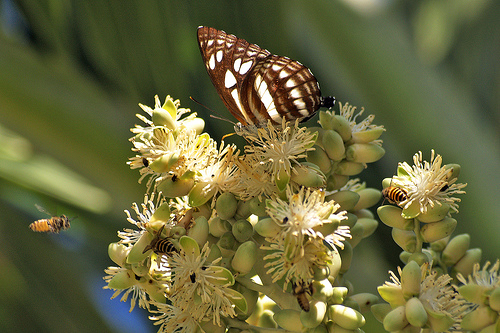
#> input picture study/temp/images/test.jpg, 500 x 333 px
$ python demo.py
#> lines starting #> are read from the running program, lines starting #| are printed output that depends on the picture
from PIL import Image, ImageFilter
im = Image.open('../temp/images/test.jpg')
#> im is the input picture: PIL image 500x333 RGB; mean R, G, B 103.2, 102, 58.7
#im.show()

print(im)
#| <PIL.JpegImagePlugin.JpegImageFile image mode=RGB size=500x333 at 0x7F642C472AD0>
#<PIL.JpegImagePlugin.JpegImageFile image mode=RGB size=500x333 at 0x279B55D2F10>
print(im.width, im.height, im.size) #500 333 RGB (500, 333)
#| 500 333 (500, 333)
print("图像模式信息:",im.mode)
#| 图像模式信息: RGB
print('图片格式', im.format) #JPEG
#| 图片格式 JPEG
print("图像是否为只读:",im.readonly)
#| 图像是否为只读: 0

## 包括了每英寸像素点大小和截图软件信息
print("图像信息：", im.info) #图像信息： {'jfif': 257, 'jfif_version': (1, 1), 'dpi': (100, 100), 'jfif_unit': 1, 'jfif_density': (100, 100)}
#| 图像信息： {'jfif': 257, 'jfif_version': (1, 1), 'dpi': (100, 100), 'jfif_unit': 1, 'jfif_density': (100, 100)}

#返回为 0 或者 1，分别对应着是和否
print("图像是否为只读:",im.readonly)
#| 图像是否为只读: 0


new_img = Image.new('RGB', (300, 300),"red")
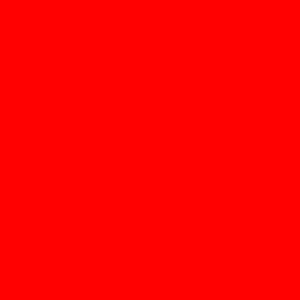
#> new_img: PIL image 300x300 RGB; mean R, G, B 255, 0, 0
#new_img.show()

"""
save() 方法用于保存图像，当不指定文件格式时，它会以默认的图片格式来存储；如果指定图片格式，则会以指定的格式存储图片。save() 的语法格式如下：
Image.save(fp, format=None)
参数说明如下：
    fp：图片的存储路径，包含图片的名称，字符串格式；
    format：可选参数，可以指定图片的格式。
"""
new_img.save('./test.png')

"""
convert()+save()

并非所有的图片格式都可以用 save() 方法转换完成，比如将 PNG 格式的图片保存为 JPG 格式，如果直接使用 save() 方法就会出现以下错误：
引发错误的原因是由于 PNG 和 JPG 图像模式不一致导致的。
PNG 是四通道 RGBA 模式，即红色、绿色、蓝色、Alpha 透明色；
JPG 是三通道 RGB 模式。

因此要想实现图片格式的转换，就要将 PNG 转变为三通道 RGB 模式。

convert(mode,parms**)
    mode：指的是要转换成的图像模式；
    params：其他可选参数
"""

test_img = Image.open('./test.png')
c_img = test_img.convert('RGB')
c_img.save('./hello.jpg')

""""
图像缩放操作
resize(size, resample=image.BICUBIC, box=None, reducing_gap=None)

参数说明：
size：元组参数 (width,height)，图片缩放后的尺寸；
resample：可选参数，指图像重采样滤波器，与 thumbnail() 的 resample 参数类似，默认为 Image.BICUBIC；
box：对指定图片区域进行缩放，box 的参数值是长度为 4 的像素坐标元组，即 (左,上,右,下)。注意，被指定的区域必须在原图的范围内，如果超出范围就会报错。当不传该参数时，默认对整个原图进行缩放；
reducing_gap：可选参数，浮点参数值，用于优化图片的缩放效果，常用参数值有 3.0 和 5.0。
"""

try:
    new_c_img = c_img.resize((550,260))
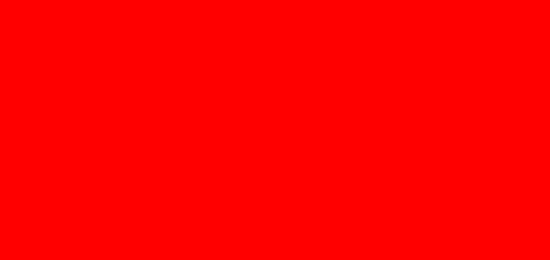
#> new_c_img: PIL image 550x260 RGB; mean R, G, B 255, 0, 0
    new_c_img.save('./n_img.jpg')
    print("查看新图像的尺寸", new_c_img.size)
#| 查看新图像的尺寸 (550, 260)
except IOError:
    print("查看图像失败")


"""
mage 类提供了用于分离图像和合并图像的方法 split() 和 merge() 方法，通常情况下，这两个方法会一起使用。
split()
"""

butterfly = Image.open('../temp/images/butterfly.jpg')
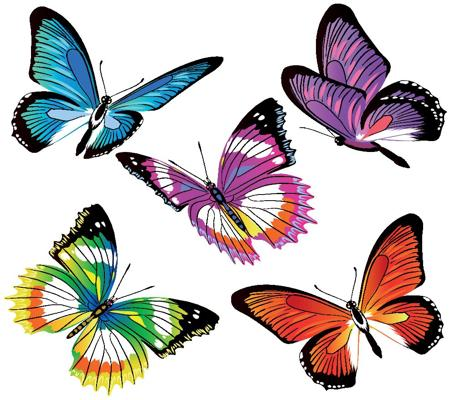
#> input picture study/temp/images/butterfly.jpg, 450 x 400 px
#> butterfly is the input picture: PIL image 450x400 RGB; mean R, G, B 198.5, 190.5, 189.8
r,g,b = butterfly.split()
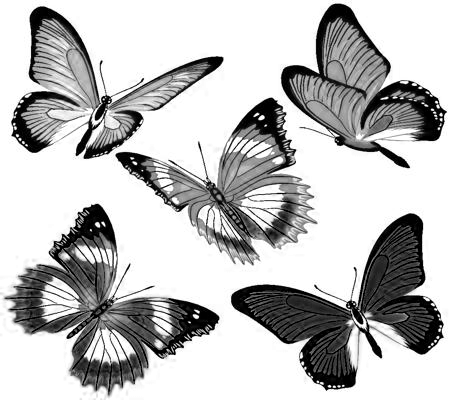
#> b: PIL image 450x400 L; min 0, max 255, mean 189.8
# r.show()
# g.show()
# b.show()

#重新组合颜色通道，返回先的Image对象
image_merge = Image.merge('RGB', (b,g,r))
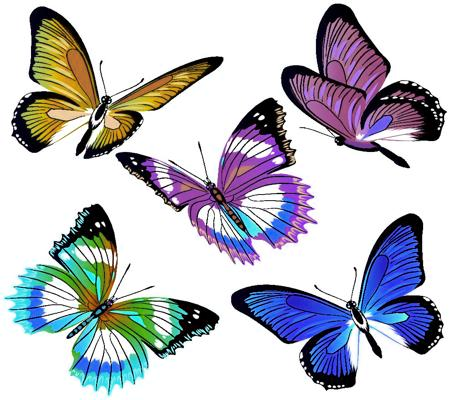
#> image_merge: PIL image 450x400 RGB; mean R, G, B 189.8, 190.5, 198.5
#image_merge.show()

panda = Image.open('../temp/images/panda.jpg')
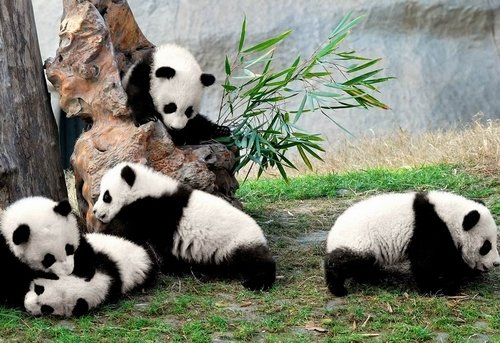
#> input picture study/temp/images/panda.jpg, 500 x 343 px
#> panda is the input picture: PIL image 500x343 RGB; mean R, G, B 125.8, 129.4, 114.2
#图像模糊处理
panda_blur=panda.filter(ImageFilter.BLUR)
panda_blur.show()

#浮雕图
panda2=panda.filter(ImageFilter.EMBOSS)
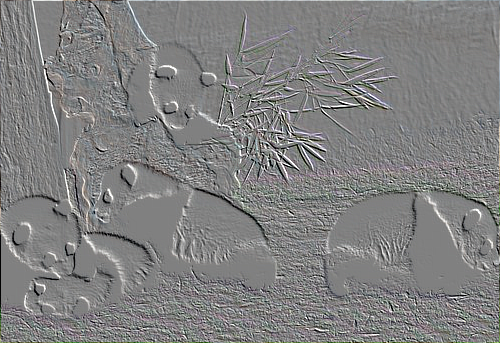
#> panda2: PIL image 500x343 RGB; mean R, G, B 128.3, 128.3, 128.2
panda2.show()
